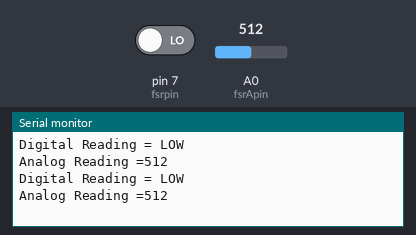
Simulated run of this sketch. Board: Arduino Uno, built with avr-gcc and run on an emulated ATmega328P. On the bench: the last lines printed to the serial monitor. The inputs (shaded band) are chosen by the test bench; at power-on: pin 7 (fsrpin) LOW, A0 (fsrApin) = 512.

Above: at 1.8 s.
1.9 s: pin 7 (fsrpin) driven HIGH
4.5 s: A0 (fsrApin) set to 716
At 5.8 s:
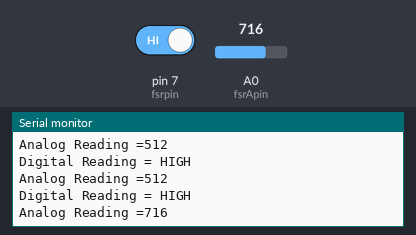
6.0 s: A0 (fsrApin) set to 900
At 6.8 s:
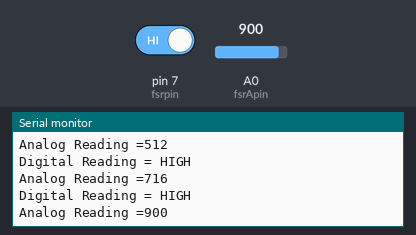
Timing chart, 0 to 9.0 s (numbered marks = the images above; inputs shaded):
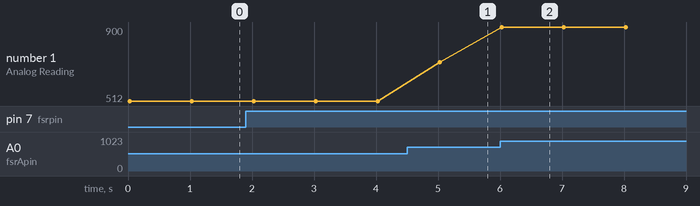

The sketch:

sketch_component_FSRtest.ino
```cpp
/**
 * Force Sensitive Resistor Test
 *
 * Date written: July 12, 2017
 *
 * Arduino Board: UNO
 *
 * Circuit:
 * *  5V to any FSR pin
 * *  Other FSR pin to Arduino analog PIN A0 (or digital PIN 7 *may not work*)
 * *  Other FSR pin to 10K resistor
 * *  10K resistor to GND
 */

#define fsrpin 7
#define fsrApin 0

int fsrReading;
int fsrAreading;

void setup() {
    Serial.begin(9600);
}

void loop() {
    fsrReading = digitalRead(fsrpin);
    fsrAreading = analogRead(fsrApin);

    Serial.print("Digital Reading = ");
    if (fsrReading == HIGH)
        Serial.println("HIGH");
    else if (fsrReading == LOW)
        Serial.println("LOW");
    else Serial.println ("ERROR");

    Serial.print("Analog Reading =");
    Serial.println(fsrAreading);

    delay(1000);
}
```

Measured:
- after the input at 4.5 s, the serial monitor: prints a new line after 0.53 s (image 1)
- after the input at 6.0 s, the serial monitor: prints a new line at once (image 2)
- plotted number 1: 512 → 716 after the input at 4.5 s, 716 → 900 after the input at 6.0 s
